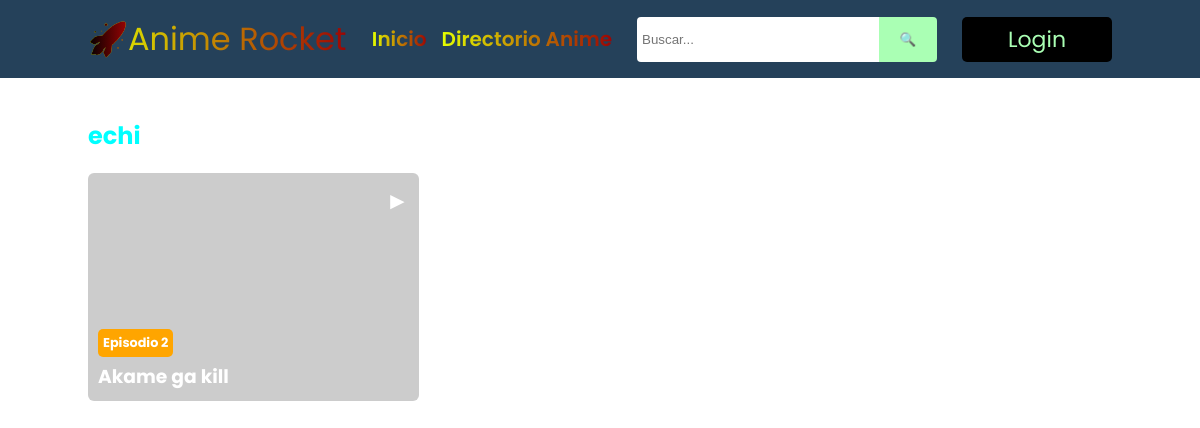
Screenshot of /categorias.php?id=2 with the database file from the repository.
### tables this page shows
CREATE TABLE `rv_categoria` (
  `id` int(11) NOT NULL,
  `categoria` varchar(50) NOT NULL
);

CREATE TABLE `videos` (
  `id` int(11) NOT NULL,
  `capitulo` varchar(55) NOT NULL,
  `thumbnail` varchar(255) NOT NULL,
  `archivo` varchar(255) NOT NULL,
  `categoria` varchar(11) NOT NULL,
  `anime` int(4) NOT NULL,
  `fecha_insercion` date NOT NULL,
  `fecha_publicacion` timestamp NOT NULL DEFAULT current_timestamp() ON UPDATE current_timestamp(),
  `orden` int(4) NOT NULL,
  `v_status` decimal(5,0) NOT NULL,
  `tipo` float NOT NULL
);

### config/categorias.php (called while the page is built, shortened)
<?php
class categorias extends mysqli
{
    public function get_data(){
        $consulta = "SELECT * FROM rv_categoria";
        $query=$this->query($consulta);
        return $query;
    }
    public function get_categoria(){
        $consulta = "SELECT * FROM videos WHERE categoria ";
        $query = $this->query($consulta);
        return $query;
    }
}
?>

### categorias.php (the view, shortened to what this page needs)
<!DOCTYPE html>
<html lang="es-MX">
<head>
  <link rel="stylesheet" href="css/styles.css">
</head>
<body>
    <?php
    require_once 'config/categorias.php';
    $categorias= new categorias("localhost","root","","anime_rocket");
    $categories = $categorias->get_data();
    foreach ($categories as $key => $value) {
      ?>
        <li><a class="catego" href="categorias.php?id=<?php echo $value['id'];?>"><?php echo $value["categoria"];?></a></li>
      <?php
    }
    ?>
  <header>
    <div class="header">
    <div class="logo"><a href="#" id="togglesidebar">🚀</a>Anime Rocket</div>
      <nav>
        <ul>
          <li><a href="index.php" class="inici">Inicio</a></li>
          <li><a href="directorio.php" class="directo">Directorio Anime</a></li>
        </ul>
        <div id="search">
         <form action= "index.php" method= "POST">
          <input type="text" placeholder="Buscar..." name="texto">
          <input type="submit" name="search" value="🔍">
       </form>
      </div>
        <a href="admin/index.html" class="login">Login</a>
      </nav>
    </div>
  </header>
<section id="main">
<h1 href="categorias.php?id=<?php echo $value['id'];?>"><?php echo $value["categoria"];?></h1>
  <div class="episodes">
  <?php
require_once 'config/categorias.php';
$categorias = new categorias("localhost", "root", "", "anime_rocket");
$id = $_GET['id'] ?? 0;
$categories = $categorias->get_categoria();
foreach ($categories as $key => $value) {
    if ($value['categoria'] == $id) {
        ?>
        <div class="episode">
            <p class="icon">►</p>
            <img src="<?php echo $value['thumbnail']; ?>" alt="">
            <div class="episode_description">
                <p class="episode_number"><?php echo 'Episodio ' . $value['id']; ?></p>
                <h3 class="episode_title"><?php echo $value['capitulo']; ?></h3>
            </div>
        </div>
        <?php
    }
}
?>
</section>
</body>
</html>

### css/styles.css (style rules this page uses)
* { margin: 0; padding: 0; }
body { font-family: 'Poppins', sans-serif; height: 150vh; background-image: url(../img/cometaa.jpg); background-position: center; background-repeat: no-repeat; background-size: cover; color: #fff; }
#togglesidebar { background-image: linear-gradient(to right, #000000, #9d0404); background-clip: text; -webkit-background-clip: text; color: transparent; }
header { background: #25415a; padding: 15px 0; width: 100%; }
.inici { font-size: 20px; font-weight: 600; background-image: linear-gradient(to right, #e5ff00, #9d0404); background-clip: text; -webkit-background-clip: text; color: transparent; }
.directo { font-size: 20px; font-weight: 600; background-image: linear-gradient(to right, #e5ff00, #9d0404); background-clip: text; -webkit-background-clip: text; color: transparent; }
.header { display: flex; max-width: 1024px; margin: auto; align-items: center; justify-content: space-between; }
.logo { font-size: 2rem; background-image: linear-gradient(to right, #e5ff00, #9d0404); background-clip: text; -webkit-background-clip: text; color: transparent; }
nav { display: flex; gap: 25px; }
nav ul { list-style: none; display: flex; align-items: center; gap: 15px; }
nav ul a { text-decoration: none; color: #aaffb4; font-size: 17px; font-weight: 500; display: block; transition: all 0.5s ease; }
#search form { display: flex; align-items: center; width: 300px; }
#search form input { width: 80%; height: 35px; padding: 5px; border: none; border-radius: 4px 0 0 4px; }
#search form input[type='submit'] { width: 20%; height: 45px; background-color: #aaffb4; border: none; border-radius: 0 4px 4px 0; }
.login { display: flex; justify-content: center; align-items: center; width: 150px; background: black; border-radius: 5px; text-decoration: none; color: #aaffb4;; font-size: 22px; text-align: center; transition: all 0.5s ease; }
#main { max-width: 1024px; margin: 40px auto; }
.episodes { display: grid; grid-template-columns: repeat(3, 1fr); gap: 15px; margin-top: 20px; }
.episode { position: relative; overflow: hidden; border-radius: 6px; cursor: pointer; }
.episode img { width: 100%; height: 100%; object-fit: cover; transition: all 0.5s ease-in-out; }
.icon { color: #fff; font-size: 1.5rem; position: absolute; top: 10px; right: 10px; }
.episode_description { position: absolute; bottom: 10px; left: 10px; color: #fff; }
.episode_number { background: orange; font-size: 0.8rem; font-weight: bold; width: auto; padding: 5px; border-radius: 5px; display: inline-block; margin-bottom: 5px; }
h1 { color:aqua; }

### rows the page displays
rv_categoria: categoria "echi"
videos: id "2", capitulo "Akame ga kill"
